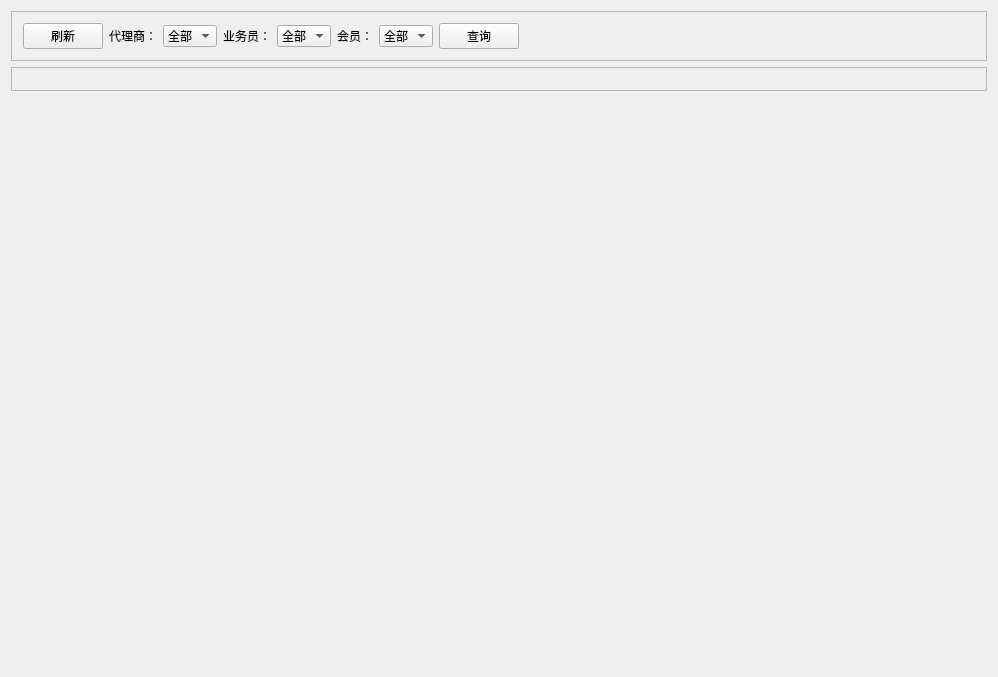
<?xml version="1.0" encoding="UTF-8"?>
<ui version="4.0">
 <class>Widget_UserPosition</class>
 <widget class="QWidget" name="Widget_UserPosition">
  <property name="geometry">
   <rect>
    <x>0</x>
    <y>0</y>
    <width>998</width>
    <height>677</height>
   </rect>
  </property>
  <property name="windowTitle">
   <string>Widget_User_Position</string>
  </property>
  <layout class="QVBoxLayout" name="verticalLayout">
   <item>
    <widget class="QFrame" name="frame_Bar">
     <property name="frameShape">
      <enum>QFrame::StyledPanel</enum>
     </property>
     <property name="frameShadow">
      <enum>QFrame::Raised</enum>
     </property>
     <layout class="QGridLayout" name="gridLayout">
      <item row="0" column="0">
       <widget class="QPushButton" name="pushButton_Flush">
        <property name="text">
         <string>刷新</string>
        </property>
       </widget>
      </item>
      <item row="0" column="2">
       <widget class="QComboBox" name="comboBox_Agent">
        <item>
         <property name="text">
          <string>全部</string>
         </property>
        </item>
       </widget>
      </item>
      <item row="0" column="3">
       <widget class="QLabel" name="label_Clerk">
        <property name="text">
         <string>业务员：</string>
        </property>
       </widget>
      </item>
      <item row="0" column="4">
       <widget class="QComboBox" name="comboBox_Clerk">
        <item>
         <property name="text">
          <string>全部</string>
         </property>
        </item>
       </widget>
      </item>
      <item row="0" column="1">
       <widget class="QLabel" name="label_Agent">
        <property name="text">
         <string>代理商：</string>
        </property>
       </widget>
      </item>
      <item row="0" column="5">
       <widget class="QLabel" name="label_Member">
        <property name="text">
         <string>会员：</string>
        </property>
       </widget>
      </item>
      <item row="0" column="6">
       <widget class="QComboBox" name="comboBox_Member">
        <item>
         <property name="text">
          <string>全部</string>
         </property>
        </item>
       </widget>
      </item>
      <item row="0" column="7">
       <widget class="QPushButton" name="pushButton_Query">
        <property name="text">
         <string>查询</string>
        </property>
       </widget>
      </item>
      <item row="0" column="8">
       <spacer name="horizontalSpacer">
        <property name="orientation">
         <enum>Qt::Horizontal</enum>
        </property>
        <property name="sizeHint" stdset="0">
         <size>
          <width>40</width>
          <height>20</height>
         </size>
        </property>
       </spacer>
      </item>
     </layout>
    </widget>
   </item>
   <item>
    <widget class="QFrame" name="frame_Content">
     <property name="frameShape">
      <enum>QFrame::StyledPanel</enum>
     </property>
     <property name="frameShadow">
      <enum>QFrame::Raised</enum>
     </property>
     <layout class="QGridLayout" name="gridLayout_2">
      <item row="0" column="0">
       <widget class="Widget_DataGrid_Pa" name="widget_DataGrid" native="true"/>
      </item>
     </layout>
    </widget>
   </item>
   <item>
    <spacer name="verticalSpacer">
     <property name="orientation">
      <enum>Qt::Vertical</enum>
     </property>
     <property name="sizeHint" stdset="0">
      <size>
       <width>20</width>
       <height>40</height>
      </size>
     </property>
    </spacer>
   </item>
  </layout>
 </widget>
 <layoutdefault spacing="6" margin="11"/>
 <customwidgets>
  <customwidget>
   <class>Widget_DataGrid_Pa</class>
   <extends>QWidget</extends>
   <header>component/widget_datagrid_pa.h</header>
   <container>1</container>
  </customwidget>
 </customwidgets>
 <resources/>
 <connections/>
</ui>
